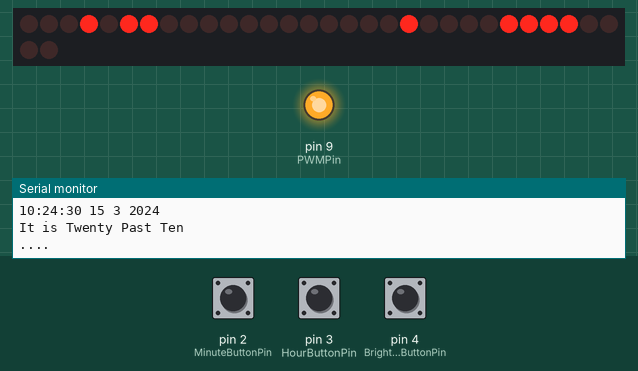
A sketch run on a simulated Arduino Uno, built with avr-gcc and run on an emulated ATmega328P. On the bench: 32 shift-register outputs drawn as a row of LEDs (first output left, lit = HIGH), output pins drawn as LEDs (lit = HIGH), the last lines printed to the serial monitor. Wiring (inferred from the names in the program): 4 × shift register (74HC595): data pin 7; shift clock pin 6; latch pin 8. Wiring (inferred from the signals the program sends): row of LEDs: on Q0, Q1, Q2, Q3, Q4, Q5, Q6, Q7, Q8, Q9, Q10, Q11, Q12, Q13, Q14, Q15, Q16, Q17, Q18, Q19, Q20, Q21, Q22, Q23, Q24, Q25, Q26, Q27, Q28, Q29, Q30, Q31. Inputs (shaded band) come from the test bench; at power-on: pin 2 (MinuteButtonPin) HIGH, pin 3 (HourButtonPin) HIGH, pin 4 (BrightnessButtonPin) HIGH. The local clock reads 2024-03-15 10:24:30 at power-on unless the sketch sets it; pins used as bus, display or sensor lines are not drawn.

Above: at 1.2 s.
1.3 s: pin 2 (MinuteButtonPin) pulled LOW for 3.2 s
At 5.6 s:
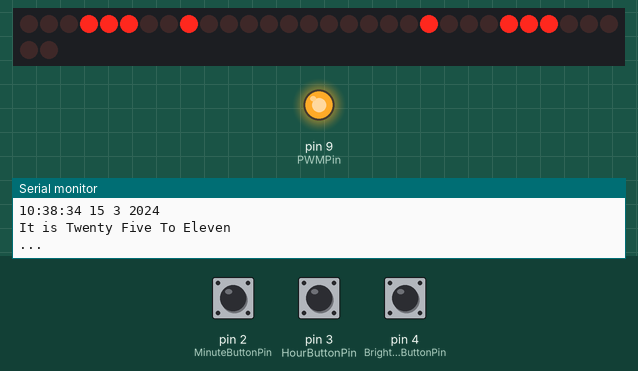
6.0 s: pin 3 (HourButtonPin) pulled LOW for 1 s
At 7.5 s:
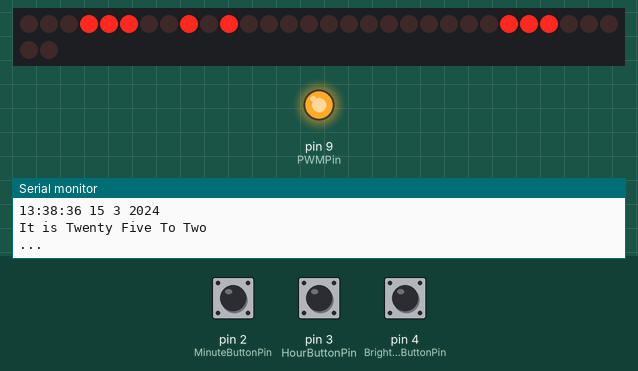
8.5 s: pin 3 (HourButtonPin) pulled LOW for 0.15 s
At 9.5 s:
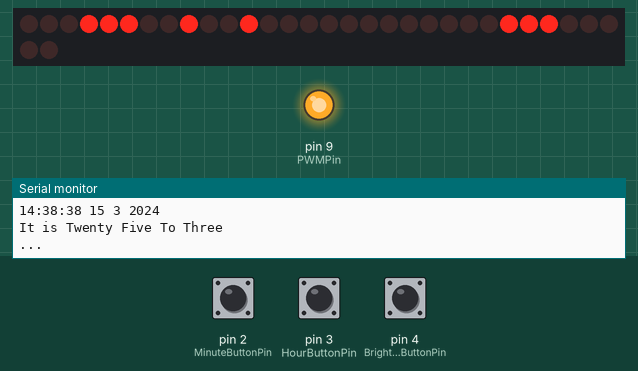
10.1 s: pin 2 (MinuteButtonPin) pulled LOW for 1 s
At 12.1 s:
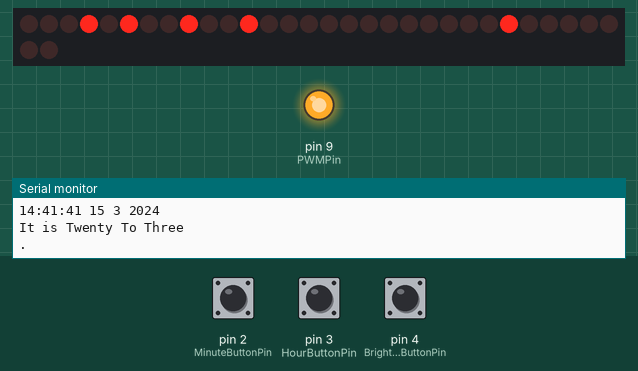
12.6 s: pin 3 (HourButtonPin) pulled LOW for 3.2 s
At 16.7 s:
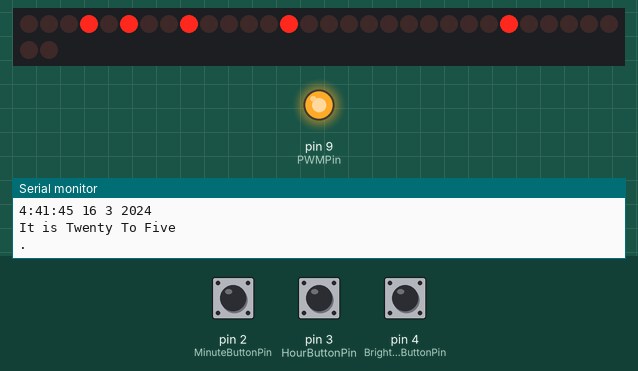
17.3 s: pin 2 (MinuteButtonPin) pulled LOW for 0.15 s
At 31.2 s:
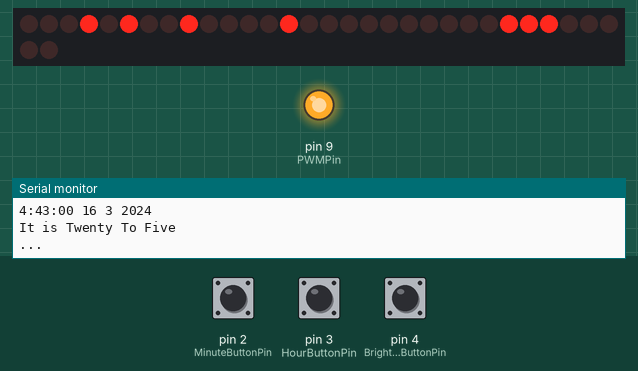
Timing chart, 0 to 31.5 s (numbered marks = the images above; inputs shaded):
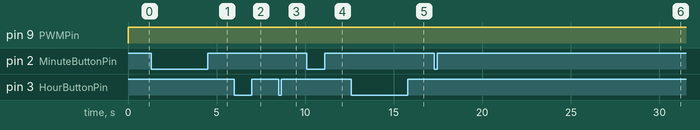

The sketch:

WordClock.ino
```cpp
// (licence header left out)
#include <Time.h>
#include <Wire.h>
#include <DS1307RTC.h>

// Display output pin assignments
#define MTEN 	Display1=Display1 | (1<<0)
#define HALF	Display1=Display1 | (1<<1)
#define QUARTER	Display1=Display1 | (1<<2)
#define TWENTY	Display1=Display1 | (1<<3)
#define MFIVE	Display1=Display1 | (1<<4)
#define ITIS	Display1=Display1 | (1<<5)
#define PAST	Display1=Display1 | (1<<6)
#define UNUSED1	Display1=Display1 | (1<<7)

#define TO	Display2=Display2 | (1<<0)
#define ONE	Display2=Display2 | (1<<1)
#define TWO	Display2=Display2 | (1<<2)
#define THREE	Display2=Display2 | (1<<3)
#define FOUR	Display2=Display2 | (1<<4)
#define HFIVE	Display2=Display2 | (1<<5)
#define SIX	Display2=Display2 | (1<<6)
#define UNUSED2	Display2=Display2 | (1<<7)

#define SEVEN	Display3=Display3 | (1<<0)
#define EIGHT	Display3=Display3 | (1<<1)
#define NINE	Display3=Display3 | (1<<2)
#define HTEN	Display3=Display3 | (1<<3)
#define ELEVEN	Display3=Display3 | (1<<4)
#define TWELVE	Display3=Display3 | (1<<5)
#define OCLOCK  Display3=Display3 | (1<<6)
#define UNUSED3	Display3=Display3 | (1<<7)

#define MIN1	Display4=Display4 | (1<<0)
#define MIN2	Display4=Display4 | (1<<1)
#define MIN3	Display4=Display4 | (1<<2)
#define MIN4	Display4=Display4 | (1<<3)
#define UNUSED4	Display4=Display4 | (1<<4)
#define UNUSED5	Display4=Display4 | (1<<5)
#define UNUSED6 Display4=Display4 | (1<<6)
#define UNUSED7	Display4=Display4 | (1<<7)

static unsigned long msTick =0;  // the number of Millisecond Ticks since we last
                                 // incremented the second counter
char Display1=0, Display2=0, Display3=0, Display4=0;

// hardware constants
int LEDClockPin=6;
int LEDDataPin=7;
int LEDStrobePin=8;

int HourButtonPin=3;
int hourButtonDown = 0;

int MinuteButtonPin=2;
int minuteButtonDown = 0;

int PWMPin = 9;

int BrightnessButtonPin = 4;
int brightnessButtonDown = 0;
int brightness = 255;

int pushStart = 0;
int longPressDelay = 400; //time in millisecnods considered to be a long press of a button
int inLongPress = 0; //true if long press is happening

time_t t;


void setup()
{
  // initialize the hardware
  pinMode(LEDClockPin, OUTPUT);
  pinMode(LEDDataPin, OUTPUT);
  pinMode(LEDStrobePin, OUTPUT);
  pinMode(PWMPin, OUTPUT);

  pinMode(MinuteButtonPin, INPUT);
  pinMode(HourButtonPin, INPUT);
  pinMode(BrightnessButtonPin, INPUT);

  digitalWrite(MinuteButtonPin, HIGH);  //set internal pullup
  digitalWrite(HourButtonPin, HIGH); //set internal pullup
  digitalWrite(BrightnessButtonPin, HIGH); //set internal pullup

  //initialize system time from rtc
  Serial.begin(9600);
  Serial.println("getting time from RTC");
  setTime(RTC.get());   // the function to get the time from the RTC
  Serial.println("moving on");
  msTick=millis();      // Initialise the msTick counter
  displaytime();        // display the current time
}

void loop(void)
{
  //selftest(); //uncomment to run in test mode
  analogWrite(PWMPin, brightness);

    // heart of the timer - keep looking at the millisecond timer on the Arduino
    // and increment the seconds counter every 1000 ms
    if ( millis() - msTick >999) {
        msTick=millis();
        // Flash the onboard Pin13 Led so we know something is happening!
        digitalWrite(13,HIGH);
        delay(100);
        digitalWrite(13,LOW);
    }

    //test to see if we need to increment the time counters
    if (second()==0)
    {
      displaytime();
      delay(1000);
    }

    //check to see if buttons are being pressed
    checkHourButton();
    checkMinuteButton();
    checkBrightnessButton();
}

void ledsoff(void) {
 Display1=0;
 Display2=0;
 Display3=0;
 Display4=0;
}

void WriteLEDs(void) {
 // Now we write the actual values to the hardware
 shiftOut(LEDDataPin, LEDClockPin, MSBFIRST, Display4);
 shiftOut(LEDDataPin, LEDClockPin, MSBFIRST, Display3);
 shiftOut(LEDDataPin, LEDClockPin, MSBFIRST, Display2);
 shiftOut(LEDDataPin, LEDClockPin, MSBFIRST, Display1);
 digitalWrite(LEDStrobePin,HIGH);
 delay(2);
 digitalWrite(LEDStrobePin,LOW);
}

void selftest(void){
  //cycle through each word and display it
  Serial.print("TEST");
  analogWrite(PWMPin, 32);

  ledsoff(); ITIS; MTEN; HALF; QUARTER; TWENTY; MFIVE; PAST; TO; ONE; TWO; THREE; FOUR; HFIVE; SIX; SEVEN; EIGHT; NINE; HTEN; ELEVEN; TWELVE; OCLOCK; MIN1; MIN2; MIN3; MIN4; WriteLEDs(); delay(2000);

  ledsoff(); ITIS; WriteLEDs(); delay(1000);
  ledsoff(); MTEN; WriteLEDs(); delay(1000);
  ledsoff(); HALF; WriteLEDs(); delay(1000);
  ledsoff(); QUARTER; WriteLEDs(); delay(1000);
  ledsoff(); TWENTY; WriteLEDs(); delay(1000);
  ledsoff(); MFIVE; WriteLEDs(); delay(1000);
  ledsoff(); PAST; WriteLEDs(); delay(1000);
  ledsoff(); TO; WriteLEDs(); delay(1000);
  ledsoff(); ONE; WriteLEDs(); delay(1000);
  ledsoff(); TWO; WriteLEDs(); delay(1000);
  ledsoff(); THREE; WriteLEDs(); delay(1000);
  ledsoff(); FOUR; WriteLEDs(); delay(1000);
  ledsoff(); HFIVE; WriteLEDs(); delay(1000);
  ledsoff(); SIX; WriteLEDs(); delay(1000);
  ledsoff(); SEVEN; WriteLEDs(); delay(1000);
  ledsoff(); EIGHT; WriteLEDs(); delay(1000);
  ledsoff(); NINE; WriteLEDs(); delay(1000);
  ledsoff(); HTEN; WriteLEDs(); delay(1000);
  ledsoff(); ELEVEN; WriteLEDs(); delay(1000);
  ledsoff(); TWELVE; WriteLEDs(); delay(1000);
  ledsoff(); OCLOCK; WriteLEDs(); delay(1000);
  ledsoff(); MIN1; WriteLEDs(); delay(1000);
  ledsoff(); MIN2; WriteLEDs(); delay(1000);
  ledsoff(); MIN3; WriteLEDs(); delay(1000);
  ledsoff(); MIN4; WriteLEDs(); delay(1000);

  ledsoff(); MIN1; WriteLEDs(); Serial.println("MIN1"); delay(1000);
  ledsoff(); MIN2; WriteLEDs(); Serial.println("MIN2"); delay(1000);
  ledsoff(); MIN3; WriteLEDs(); Serial.println("MIN3"); delay(1000);
  ledsoff(); MIN4; WriteLEDs(); Serial.println("MIN4"); delay(1000);
  ledsoff(); delay(1000);
 }

void displayHour(int offset) {
      switch (hourFormat12()+offset) {
        case 1:
          ONE;
          Serial.println("One ");
          break;
        case 2:
          TWO;
          Serial.println("Two ");
          break;
        case 3:
          THREE;
          Serial.println("Three ");
          break;
        case 4:
          FOUR;
          Serial.println("Four ");
          break;
        case 5:
          HFIVE;
          Serial.println("Five ");
          break;
        case 6:
          SIX;
          Serial.println("Six ");
          break;
        case 7:
          SEVEN;
          Serial.println("Seven ");
          break;
        case 8:
          EIGHT;
          Serial.println("Eight ");
          break;
        case 9:
          NINE;
          Serial.println("Nine ");
          break;
        case 10:
          HTEN;
          Serial.println("Ten ");
          break;
        case 11:
          ELEVEN;
          Serial.println("Eleven ");
          break;
        case 12:
          TWELVE;
          Serial.println("Twelve ");
          break;
         case 13:
          ONE;
          Serial.println("One ");
          break;
    }
}

void displaytime(void){

  digitalClockDisplay();

  // start by clearing the display to a known state
  ledsoff();

  ITIS;
  Serial.print("It is ");

  // now we display the appropriate minute counter
  if ((minute()>4) && (minute()<10)) {
    MFIVE;
    Serial.print("Five ");
  }
  if ((minute()>9) && (minute()<15)) {
    MTEN;
    Serial.print("Ten ");
  }
  if ((minute()>14) && (minute()<20)) {
    QUARTER;
      Serial.print("A Quarter ");
  }
  if ((minute()>19) && (minute()<25)) {
    TWENTY;
    Serial.print("Twenty ");
  }
  if ((minute()>24) && (minute()<30)) {
    TWENTY;
    MFIVE;
    Serial.print("Twenty Five ");
  }
  if ((minute()>29) && (minute()<35)) {
    HALF;
    Serial.print("Half ");
  }
  if ((minute()>34) && (minute()<40)) {
    TWENTY;
    MFIVE;
    Serial.print("Twenty Five ");
  }
  if ((minute()>39) && (minute()<45)) {
    TWENTY;
    Serial.print("Twenty ");
  }
  if ((minute()>44) && (minute()<50)) {
    QUARTER;
    Serial.print("A Quarter ");
  }
  if ((minute()>49) && (minute()<55)) {
    MTEN;
    Serial.print("Ten ");
  }
  if (minute()>54) {
    MFIVE;
    Serial.print("Five ");
  }

  if ((minute()<5))
  {
    displayHour(0);
    OCLOCK;
    Serial.println("O'Clock");
  }
  else
    if ((minute() < 35) && (minute() >4))
    {
      PAST;
      Serial.print("Past ");
      displayHour(0);
    }
    else
    {
      // if we are greater than 34 minutes past the hour then display
      // the next hour, as we will be displaying a 'to' sign
      TO;
      Serial.print("To ");
      displayHour(1);
    }

    //display individual minutes
    switch(minute() % 5) {
      case 0:
        Serial.println("");
        break;
      case 1:
        MIN1;
        Serial.println(".");
        break;
      case 2:
        MIN1;
        MIN2;
        Serial.println("..");
        break;
      case 3:
        MIN1;
        MIN2;
        MIN3;
        Serial.println("...");
        break;
      case 4:
        MIN1;
        MIN2;
        MIN3;
        MIN4;
        Serial.println("....");
        break;
   }
   WriteLEDs();
}


void decreaseBrightness(void) {
   //if brightness isn't on lowest setting, cut in half.
   //otherwise return to full brightness
   if (brightness == 1) {
     brightness = 255;
   } else {
     brightness = int(brightness/2);
   }
   analogWrite(PWMPin, brightness);
   Serial.println("Brightness set to ");
   Serial.println(brightness);
 }

void checkHourButton() {
   //set hours based on hour button behavior

    if (digitalRead(HourButtonPin) == 0 && hourButtonDown == 0) {
      //hour button pushed
      hourButtonDown = 1; //hour button is being pressed
      pushStart = millis(); //remember time that button was first pressed
    }

    if (digitalRead(HourButtonPin) == 1 && hourButtonDown == 1) {
      //hour button released: if released from a long press, do nothing.
      //if released from a 'short' press, increase the hour.
      if (!inLongPress) {
        adjustTime(3600);
        RTC.set(now());
        displaytime();
      }
      //reset button status
      hourButtonDown = 0; //indicate that hour button is no longer pressed
      inLongPress = 0; //indicate that button is no longer in a long press
    }

    if (hourButtonDown && ((millis() - pushStart) > longPressDelay)) {
      //if hour button is in a long press, increase hour every 200ms
      inLongPress = 1;
      if (millis() % 200 == 0) {
        adjustTime(3600);
        RTC.set(now());
        displaytime();
      }
    }
}

void checkMinuteButton() {

  //set minutes based on minute button behavior

  if (digitalRead(MinuteButtonPin) == 0 && minuteButtonDown == 0) {
    //minute button pushed
    minuteButtonDown = 1; //minute button is being pressed
    pushStart = millis(); //mark time that button was pushed
  }

  if (digitalRead(MinuteButtonPin) == 1 && minuteButtonDown == 1) {
    //minute button released
    if (!inLongPress) {
      adjustTime(60);
      RTC.set(now());
      displaytime();
    }

    //reset button status
    minuteButtonDown = 0; //minute button is no longer being pressed
    inLongPress = 0; //minute button is no longer in a long press
  }

  if (minuteButtonDown && ((millis() - pushStart) > longPressDelay)) {
    //if minute button is in a long press, increase minute every 200ms
    inLongPress = 1;
    if (millis() % 200 == 0) {
      adjustTime(60);
      RTC.set(now());
      displaytime();
    }
  }
}

void checkBrightnessButton() {
  //set brightness based on brightness button behavior
  if (digitalRead(BrightnessButtonPin) == 0) {
    brightnessButtonDown = 1;
  }
  if (digitalRead(BrightnessButtonPin) == 1 && brightnessButtonDown == 1) {
    brightnessButtonDown = 0;
    Serial.println("Brightness button released");
    decreaseBrightness();
    displaytime();
  }
}

void digitalClockDisplay(){
  // digital clock display of the time
  Serial.print(hour());
  printDigits(minute());
  printDigits(second());
  Serial.print(" ");
  Serial.print(day());
  Serial.print(" ");
  Serial.print(month());
  Serial.print(" ");
  Serial.print(year());
  Serial.println();
}

void printDigits(int digits){
  // utility function for digital clock display: prints preceding colon and leading 0
  Serial.print(":");
  if(digits < 10)
    Serial.print('0');
  Serial.print(digits);
}
```
